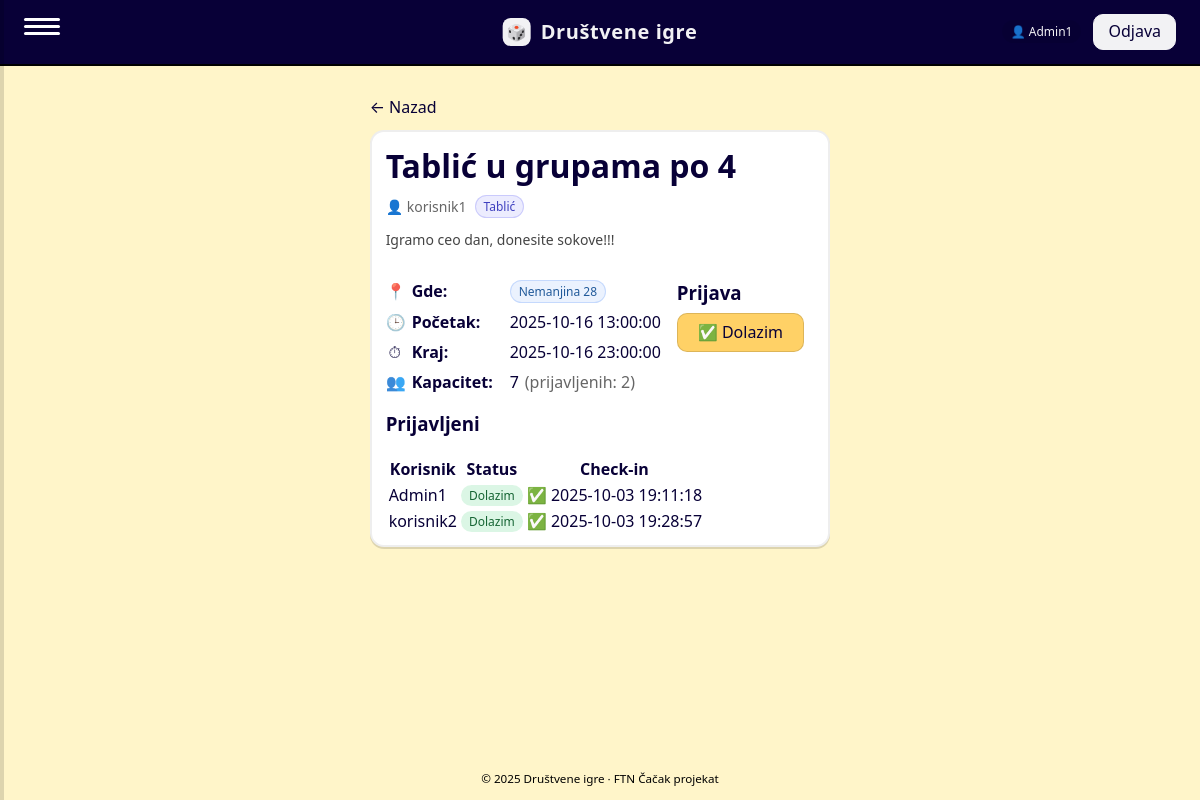
Page /?page=event&id=2 (signed in) on the committed database.
### tables this page shows
CREATE TABLE `events` (
  `id` int(11) NOT NULL,
  `title` varchar(120) NOT NULL,
  `description` text DEFAULT NULL,
  `location` varchar(200) DEFAULT NULL,
  `online_url` varchar(255) DEFAULT NULL,
  `starts_at` datetime NOT NULL,
  `ends_at` datetime DEFAULT NULL,
  `capacity` int(11) DEFAULT NULL,
  `game_id` int(11) DEFAULT NULL,
  `organizer_id` int(11) NOT NULL,
  `is_online` tinyint(1) NOT NULL DEFAULT 0,
  `created_at` timestamp NOT NULL DEFAULT current_timestamp()
);

CREATE TABLE `users` (
  `id` int(11) NOT NULL,
  `username` varchar(20) NOT NULL,
  `email` varchar(30) NOT NULL,
  `password` varchar(20) NOT NULL,
  `role` enum('user','admin','','') NOT NULL DEFAULT 'user',
  `created_at` timestamp NULL DEFAULT current_timestamp()
);

CREATE TABLE `games` (
  `id` int(11) NOT NULL,
  `title` varchar(50) NOT NULL,
  `description` text NOT NULL,
  `image_path` varchar(255) DEFAULT NULL,
  `min_players` int(11) NOT NULL,
  `max_players` int(11) NOT NULL,
  `play_time` int(11) NOT NULL,
  `year` int(11) NOT NULL,
  `created_at` timestamp NOT NULL DEFAULT current_timestamp()
);

CREATE TABLE `event_attendees` (
  `id` int(11) NOT NULL,
  `event_id` int(11) NOT NULL,
  `user_id` int(11) NOT NULL,
  `checked_in_at` datetime DEFAULT NULL,
  `status` enum('going','') NOT NULL DEFAULT 'going'
);

### app/controllers/EventController.php (called while the page is built, shortened)
<?php
require_once __DIR__ . '/BaseController.php';
require_once __DIR__ . '/../dao/EventDAO.php';
class EventController extends BaseController {
    public function show(): void {
        $id = (int)($_GET['id'] ?? 0);
        $dao   = new EventDAO($this->pdo);
        $event = $dao->findByIdWithJoins($id);
        $attendees   = $dao->attendees($id);
        $goingCount  = $dao->countGoing($id);
        include __DIR__ . '/../views/events/show.php';
    }
}

### app/controllers/BaseController.php (called while the page is built, shortened)
<?php
class BaseController {
    public function __construct(PDO $pdo){ $this->pdo = $pdo; }
}

### app/dao/EventDAO.php (called while the page is built, shortened)
<?php
class EventDAO {
    private PDO $db;
    public function __construct(PDO $pdo){ $this->db = $pdo; }
    public function findByIdWithJoins(int $id): ?array {
        $st = $this->db->prepare(
            "SELECT e.*,
                    u.username AS organizer_name,
                    g.title    AS game_title
             FROM events e
             JOIN users u ON u.id = e.organizer_id
             LEFT JOIN games g ON g.id = e.game_id
             WHERE e.id=?"
        );
        $st->execute([$id]);
        $r = $st->fetch(PDO::FETCH_ASSOC);
        return $r ?: null;
    }
    public function attendees(int $eventId): array {
        $st = $this->db->prepare(
            "SELECT ea.event_id, ea.user_id, ea.status, ea.checked_in_at,
                    u.username
             FROM event_attendees ea
             JOIN users u ON u.id = ea.user_id
             WHERE ea.event_id=?
             ORDER BY (TRIM(LOWER(ea.status))='going') DESC, u.username ASC"
        );
        $st->execute([$eventId]);
        return $st->fetchAll(PDO::FETCH_ASSOC);
    }
    public function countGoing(int $eventId): int {
        $st = $this->db->prepare(
            "SELECT SUM(CASE WHEN TRIM(LOWER(status))='going' THEN 1 ELSE 0 END)
             FROM event_attendees
             WHERE event_id=?"
        );
        $st->execute([$eventId]);
        return (int)$st->fetchColumn();
    }
}

### app/views/events/show.php (the view, shortened to what this page needs)
<?php include __DIR__ . '/../partials/header.php'; ?>
<div class="container event-onecard">
  <a class="link back" href="?page=events">← Nazad</a>
  <?php
    $isOrganizer = (int)($_SESSION['user']['id'] ?? 0) === (int)$event['organizer_id'];
    $isFull = !empty($event['capacity']) && $goingCount >= (int)$event['capacity'];
  ?>
  <div class="card big-card">
    <div class="card-head">
      <h1 class="title"><?= htmlspecialchars($event['title']) ?></h1>
      <div class="meta">
        <span class="meta-item">👤 <?= htmlspecialchars($event['organizer_name']) ?></span>
        <?php if(!empty($event['game_title'])): ?>
          <span class="chip"><?= htmlspecialchars($event['game_title']) ?></span>
        <?php endif; ?>
      </div>
      <?php if (!empty($event['description'])): ?>
        <p class="desc"><?= nl2br(htmlspecialchars($event['description'])) ?></p>
      <?php endif; ?>
    </div>
    <div class="card-body grid2">
      <section class="block">
        <ul class="details">
          <li>
            <span class="icon">📍</span>
            <span class="label">Gde:</span>
            <span class="value">
              <?php if ((int)$event['is_online'] === 1): ?>
                <span class="badge badge-online">Online</span>
                <?= htmlspecialchars($event['online_url'] ?: '') ?>
              <?php else: ?>
                <span class="badge badge-place"><?= htmlspecialchars($event['location'] ?: 'Nije navedeno') ?></span>
              <?php endif; ?>
            </span>
          </li>
          <li>
            <span class="icon">🕒</span>
            <span class="label">Početak:</span>
            <span class="value"><?= htmlspecialchars($event['starts_at']) ?></span>
          </li>
          <?php if(!empty($event['ends_at'])): ?>
          <li>
            <span class="icon">⏱</span>
            <span class="label">Kraj:</span>
            <span class="value"><?= htmlspecialchars($event['ends_at']) ?></span>
          </li>
          <?php endif; ?>
          <?php if(!empty($event['capacity'])): ?>
          <li>
            <span class="icon">👥</span>
            <span class="label">Kapacitet:</span>
            <span class="value">
              <?= (int)$event['capacity'] ?>
              <span class="muted">(prijavljenih: <?= (int)$goingCount ?>)</span>
            </span>
          </li>
          <?php endif; ?>
        </ul>
      </section>
      <section class="block rsvp" id="rsvp">
        <h3>Prijava</h3>
        <?php if ($isOrganizer): ?>
          <p class="muted">Ti si organizator ovog događaja.</p>
        <?php else: ?>
          <?php if ($isFull): ?>
            <button class="btn btn--primary" disabled>✅ Dolazim</button>
            <p class="muted" style="margin-top:6px">Događaj je popunjen.</p>
          <?php else: ?>
            <a class="btn btn--primary" href="?page=event_rsvp&id=<?= $event['id'] ?>">✅ Dolazim</a>
          <?php endif; ?>
        <?php endif; ?>
      </section>
    </div>
    <div class="card-foot">
      <h3>Prijavljeni</h3>
      <?php if(empty($attendees)): ?>
        <p class="muted">Nema prijavljenih.</p>
      <?php else: ?>
        <table class="table">
          <thead>
            <tr><th>Korisnik</th><th>Status</th><th>Check-in</th></tr>
          </thead>
          <tbody>
          <?php foreach($attendees as $a): ?>
            <tr>
              <td><?= htmlspecialchars($a['username']) ?></td>
              <td>
                <?php if (trim(strtolower($a['status'])) === 'going'): ?>
                  <span class="tag tag-going">Dolazim</span>
                <?php else: ?>
                  <span class="tag">Možda</span>
                <?php endif; ?>
              </td>
              <td>
                <?php if($a['checked_in_at']): ?>
                  ✅ <?= htmlspecialchars($a['checked_in_at']) ?>
                <?php elseif(($_SESSION['user']['role'] ?? '') === 'admin' || (int)$_SESSION['user']['id'] === (int)$event['organizer_id']): ?>
                  <form method="post" action="?page=event_checkin&id=<?= $event['id'] ?>&user=<?= $a['user_id'] ?>" style="display:inline">
                    <button class="btn">Check-in</button>
                  </form>
                <?php else: ?>—<?php endif; ?>
              </td>
            </tr>
          <?php endforeach; ?>
          </tbody>
        </table>
      <?php endif; ?>
    </div>
  </div>
</div>
<?php include __DIR__ . '/../partials/footer.php'; ?>

### public/assets/styles.css (style rules this page uses)
* { box-sizing:border-box }
a { color:inherit;text-decoration:none }
.container { max-width:1200px;margin:0 auto;padding:24px }
.card { grid-column:span 4;background:var(--card);border:2px solid #0001;border-radius:14px; overflow:hidden;box-shadow:0 2px 0 #0002;transition:transform .08s ease, box-shadow .08s ease, border-color .08s ease;cursor:pointer }
.card .title { font-weight:700;margin:2px 0 6px }
.desc { color:var(--muted);font-size:14px;margin:8px 0 12px;min-height:42px }
.badge { display:inline-block;background:#00000010;border:1px solid #0000001a;border-radius:999px; padding:4px 10px;font-size:12px }
.meta { display:flex;gap:8px;flex-wrap:wrap;margin:8px 0 12px }
.btn, button.btn, a.btn { display:inline-flex;align-items:center;justify-content:center; white-space:nowrap; text-align:center; text-decoration:none; background:var(--accent); border:1px solid #0002; color:inherit; padding:10px 20px; border-radius:10px; font-weight:600; cursor:pointer; box-sizing:border-box; font:inherit; line-height:1.1; }
.container { flex: 1; }
.muted { color:var(--muted); }

### app/views/events/show.php (style rules this page uses)
.event-onecard { max-width: 860px; }
.back { display:inline-block; margin: 6px 0 12px; }
.big-card { padding: 10px 14px; }
.card-head { margin-bottom: 8px; }
.title { margin:0 0 4px; }
.desc { margin: 6px 0 0; color:#444; }
.meta { display:flex; gap:8px; align-items:center; color:#666; font-size:14px; flex-wrap:wrap; }
.chip { font-size:12px; padding:2px 8px; border-radius:999px; background:rgba(99,102,241,.12); color:#3f40bf; border:1px solid rgba(99,102,241,.25); }
.grid2 { display:grid; gap:16px; grid-template-columns:1fr; }
@media (min-width: 820px) { .grid2 { grid-template-columns:2fr 1fr; } }
.block h3 { margin:0 0 8px; }
.details { list-style:none; margin:0; padding:0; display:grid; gap:8px; }
.details li { display:flex; gap:8px; align-items:center; }
.icon { width:18px; text-align:center; opacity:.85; }
.label { font-weight:600; min-width:90px; }
.value { display:flex; gap:6px; align-items:center; flex-wrap:wrap; }
.badge { display:inline-block; padding:2px 8px; font-size:12px; border-radius:999px; border:1px solid transparent; }
.badge-place { background:rgba(59,130,246,.10); color:#215a9a; border-color:rgba(59,130,246,.22); }
.tag { font-size:12px; padding:2px 8px; border-radius:999px; background:rgba(0,0,0,.06); color:#333; }
.tag-going { background:rgba(34,197,94,.16); color:#166534; }
.muted { color:#666; }
.card-foot { margin-top: 14px; }
.table th, .table td { vertical-align: middle; }

### rows in the picture
events: title "Tablić u grupama po 4", organizer.username "korisnik1", game.title "Tablić", description "Igramo ceo dan, donesite sokove!!!", location "Nemanjina 28", starts_at "2025-10-16 13:00:00", ends_at "2025-10-16 23:00:00", capacity "7"
event_attendees: user.username "Admin1", status "Dolazim", checked_in_at "2025-10-03 19:11:18"
event_attendees: user.username "korisnik2", status "Dolazim", checked_in_at "2025-10-03 19:28:57"

### other values in the picture
$username "Admin1"
$goingCount "2"
